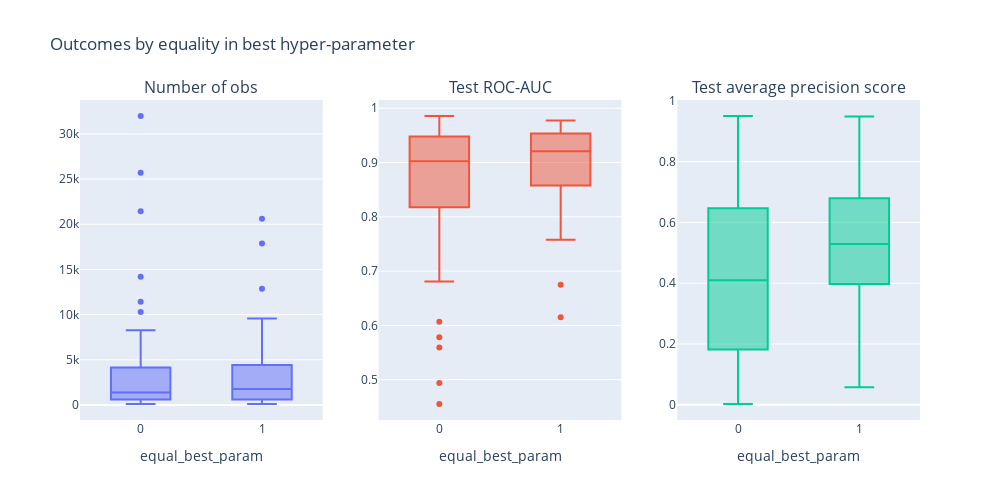

Notebook code for this chart:
### Markdown cell above
<a id='reference8'></a>

### Code cell
# Boxplots for the distribution of outcomes by equality of best hyper-parameter:
fig = make_subplots(rows=1, cols=3,
                    subplot_titles=("Number of obs", "Test ROC-AUC", "Test average precision score"))

# First plot:
fig.add_trace(
    go.Box(x=GBM_grid_search['equal_best_param'], y=GBM_grid_search['n_orders'], name='n_obs'),
    row=1, col=1, secondary_y=False)

# Second plot:
fig.add_trace(
    go.Box(x=GBM_grid_search['equal_best_param'], y=GBM_grid_search['test_roc_auc_roc'], name='roc_auc'),
    row=1, col=2, secondary_y=False)

# Third plot:
fig.add_trace(
    go.Box(x=GBM_grid_search['equal_best_param'], y=GBM_grid_search['test_prec_avg_prec'], name='test_prec_avg'),
    row=1, col=3, secondary_y=False)

# Changing layout:
fig.update_layout(
    title_text='Outcomes by equality in best hyper-parameter',
    width=1000,
    height=500,
    showlegend=False
)

# Changing axes:
fig.update_xaxes(title_text="equal_best_param", row=1, col=1)
fig.update_xaxes(title_text="equal_best_param", row=1, col=2)
fig.update_xaxes(title_text="equal_best_param", row=1, col=3)

fig.show()

### Figure 1 — Plotly figure (JSON) as saved in the notebook; plotly's stock layout.template omitted (floating-point values rounded to 4 significant figures)
{"data": [{"name": "n_obs", "type": "box", "x": [0, 0, 0, 0, 1, 0, 0, 0, 0, 0, 0, 1, 0, 0, 1, 0, 1, 0, 0, 1, 0, 0, 0, 0, 0, 0, 0, 0, 0, 1, 0, 1, 1, 0, 1, 1, 1, 1, 0, 0, 0, 0, 0, 1, 1, 0, 1, 1, 0, 0, 1, 1, 1, 0, 0, 1, 0, 0, 1, 0, 1, 1, 0, 0, 0, 0, 1, 0, 0, 1, 1, 0, 1, 0, 0, 1, 0, 0, 0, 0, 0, 0, 0, 0, 1, 1], "xaxis": "x", "y": [1285, 999, 538, 472, 2189, 31981, 622, 378, 1909, 5831, 425, 17869, 2221, 3973, 8092, 3293, 1549, 227, 193, 590, 7210, 349, 306, 1142, 7314, 1235, 411, 2158, 5490, 1674, 671, 20595, 1859, 499, 4433, 147, 12849, 221, 1347, 1369, 1460, 3266, 890, 2925, 1733, 21438, 1643, 4601, 1767, 7054, 2134, 9576, 4965, 4217, 997, 1766, 10288, 1244, 191, 4801, 612, 430, 25688, 2014, 2626, 1046, 365, 103, 3750, 224, 1165, 893, 793, 563, 11419, 3725, 4003, 1406, 1282, 8256, 136, 257, 14185, 4080, 107, 2946], "yaxis": "y"}, {"name": "roc_auc", "type": "box", "x": [0, 0, 0, 0, 1, 0, 0, 0, 0, 0, 0, 1, 0, 0, 1, 0, 1, 0, 0, 1, 0, 0, 0, 0, 0, 0, 0, 0, 0, 1, 0, 1, 1, 0, 1, 1, 1, 1, 0, 0, 0, 0, 0, 1, 1, 0, 1, 1, 0, 0, 1, 1, 1, 0, 0, 1, 0, 0, 1, 0, 1, 1, 0, 0, 0, 0, 1, 0, 0, 1, 1, 0, 1, 0, 0, 1, 0, 0, 0, 0, 0, 0, 0, 0, 1, 1], "xaxis": "x2", "y": [0.8149, 0.8207, 0.5595, 0.9352, 0.7579, 0.9699, 0.9763, 0.9431, 0.9392, 0.9647, 0.4552, 0.96, 0.4937, 0.9102, 0.9487, 0.9693, 0.92, 0.7289, 0.6069, 0.8643, 0.9257, 0.7202, 0.7579, 0.8745, 0.9074, 0.9234, 0.9164, 0.9702, 0.8688, 0.9566, 0.946, 0.9391, 0.8576, 0.7441, 0.9775, 0.6748, 0.9446, 0.9684, 0.8592, 0.896, 0.9322, 0.792, 0.9819, 0.9382, 0.9686, 0.9498, 0.9689, 0.9701, 0.9148, 0.8619, 0.8991, 0.9468, 0.9536, 0.9237, 0.9, 0.7995, 0.9587, 0.8809, 0.8281, 0.7749, 0.9214, 0.9246, 0.9582, 0.8274, 0.9042, 0.9857, 0.8119, 0.897, 0.8941, 0.8862, 0.8883, 0.9047, 0.6149, 0.8474, 0.9699, 0.905, 0.9633, 0.8712, 0.9599, 0.578, 0.7953, 0.8505, 0.9564, 0.6807, 0.9041, 0.8243], "yaxis": "y2"}, {"name": "test_prec_avg", "type": "box", "x": [0, 0, 0, 0, 1, 0, 0, 0, 0, 0, 0, 1, 0, 0, 1, 0, 1, 0, 0, 1, 0, 0, 0, 0, 0, 0, 0, 0, 0, 1, 0, 1, 1, 0, 1, 1, 1, 1, 0, 0, 0, 0, 0, 1, 1, 0, 1, 1, 0, 0, 1, 1, 1, 0, 0, 1, 0, 0, 1, 0, 1, 1, 0, 0, 0, 0, 1, 0, 0, 1, 1, 0, 1, 0, 0, 1, 0, 0, 0, 0, 0, 0, 0, 0, 1, 1], "xaxis": "x3", "y": [0.1778, 0.02588, 0.09138, 0.6094, 0.05874, 0.5233, 0.3421, 0.5491, 0.7013, 0.7023, 0.002353, 0.5628, 0.00272, 0.3948, 0.5332, 0.7301, 0.4603, 0.01482, 0.1145, 0.5255, 0.1769, 0.2157, 0.1243, 0.4958, 0.2268, 0.3556, 0.9313, 0.6971, 0.1849, 0.7828, 0.677, 0.4742, 0.3971, 0.2064, 0.7933, 0.06492, 0.547, 0.8004, 0.4126, 0.2845, 0.6594, 0.1352, 0.9162, 0.3884, 0.815, 0.4632, 0.813, 0.9489, 0.4062, 0.01204, 0.4218, 0.6497, 0.6793, 0.6346, 0.2622, 0.1232, 0.8262, 0.5671, 0.33, 0.1313, 0.6318, 0.8057, 0.5396, 0.1169, 0.3092, 0.25, 0.3591, 0.832, 0.2419, 0.5863, 0.6703, 0.8188, 0.05712, 0.5116, 0.7428, 0.417, 0.7341, 0.4972, 0.9503, 0.01455, 0.4322, 0.5161, 0.5557, 0.3206, 0.5226, 0.4886], "yaxis": "y3"}], "layout": {"annotations": [{"font": {"size": 16}, "showarrow": false, "text": "Number of obs", "x": 0.1444, "xanchor": "center", "xref": "paper", "y": 1, "yanchor": "bottom", "yref": "paper"}, {"font": {"size": 16}, "showarrow": false, "text": "Test ROC-AUC", "x": 0.5, "xanchor": "center", "xref": "paper", "y": 1, "yanchor": "bottom", "yref": "paper"}, {"font": {"size": 16}, "showarrow": false, "text": "Test average precision score", "x": 0.8556, "xanchor": "center", "xref": "paper", "y": 1, "yanchor": "bottom", "yref": "paper"}], "height": 500, "showlegend": false, "title": {"text": "Outcomes by equality in best hyper-parameter"}, "width": 1000, "xaxis": {"anchor": "y", "domain": [0, 0.2889], "title": {"text": "equal_best_param"}}, "xaxis2": {"anchor": "y2", "domain": [0.3556, 0.6444], "title": {"text": "equal_best_param"}}, "xaxis3": {"anchor": "y3", "domain": [0.7111, 1], "title": {"text": "equal_best_param"}}, "yaxis": {"anchor": "x", "domain": [0, 1]}, "yaxis2": {"anchor": "x2", "domain": [0, 1]}, "yaxis3": {"anchor": "x3", "domain": [0, 1]}}}
